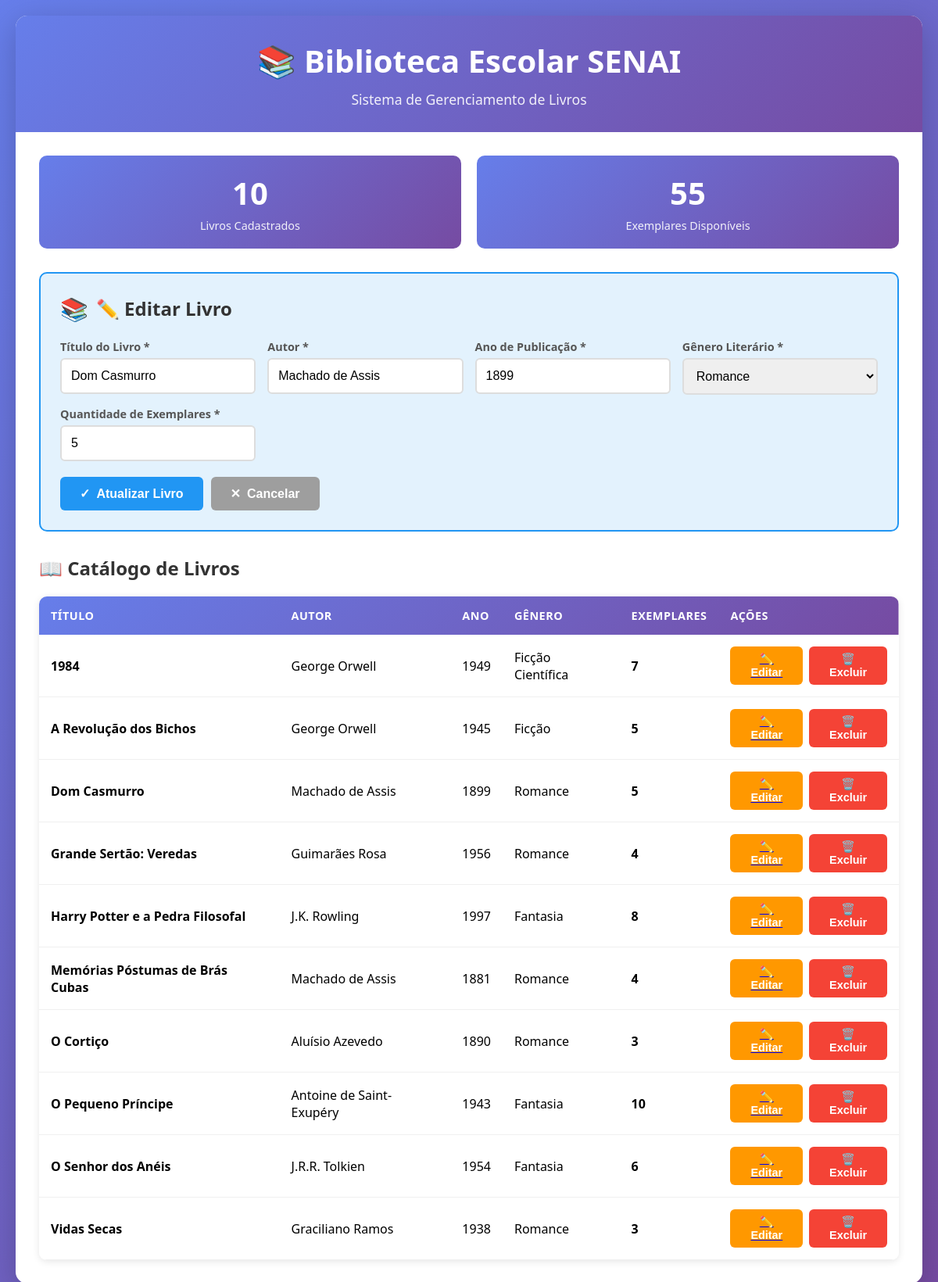
Screenshot of /View/index.php?editar=Dom+Casmurro with the database file from the repository.
### tables this page shows
CREATE TABLE IF NOT EXISTS livros (
    id INT AUTO_INCREMENT PRIMARY KEY,
    titulo VARCHAR(200) NOT NULL,
    autor VARCHAR(150) NOT NULL,
    ano INT NOT NULL,
    genero VARCHAR(100) NOT NULL,
    quantidade INT NOT NULL,
    data_cadastro TIMESTAMP DEFAULT CURRENT_TIMESTAMP
);

### Model/Connection.php (called while the page is built, shortened)
<?php
class Connection {
    private static $instance = null;
    public static function getInstance() {
        if (!self::$instance) {
            try {
                $host = 'localhost';
                $dbname = 'biblioteca_escolar';
                $user = 'root';
                $pass = 'senaisp';
                self::$instance = new PDO(
                    "mysql:host=$host;charset=utf8mb4",
                    $user,
                    $pass
                );
                self::$instance->setAttribute(PDO::ATTR_ERRMODE, PDO::ERRMODE_EXCEPTION);
                self::$instance->exec("CREATE DATABASE IF NOT EXISTS $dbname CHARACTER SET utf8mb4 COLLATE utf8mb4_general_ci");
                self::$instance->exec("USE $dbname");
            } catch (PDOException $e) {
                die("Erro ao conectar ao MySQL: " . $e->getMessage());
            }
        }
        return self::$instance;
    }
}
?>

### Model/LivroDAO.php (called while the page is built, shortened)
<?php
require_once __DIR__ . '/Livro.php';
require_once __DIR__ . '/Connection.php';
class LivroDAO {
    private $conn;
    public function __construct() {
        $this->conn = Connection::getInstance();
        $this->conn->exec("
            CREATE TABLE IF NOT EXISTS livros (
                id INT AUTO_INCREMENT PRIMARY KEY,
                titulo VARCHAR(200) NOT NULL,
                autor VARCHAR(150) NOT NULL,
                ano INT NOT NULL,
                genero VARCHAR(100) NOT NULL,
                quantidade INT NOT NULL
            )
        ");
    }
    public function lerLivros() {
        $stmt = $this->conn->query("SELECT * FROM livros ORDER BY titulo");
        $result = [];
        while ($row = $stmt->fetch(PDO::FETCH_ASSOC)) {
            $result[] = new Livro(
                $row['titulo'],
                $row['autor'],
                $row['ano'],
                $row['genero'],
                $row['quantidade']
            );
        }
        return $result;
    }
    public function buscarPorTitulo($titulo) {
        $stmt = $this->conn->prepare("SELECT * FROM livros WHERE titulo = :titulo LIMIT 1");
        $stmt->execute([':titulo' => $titulo]);
        $row = $stmt->fetch(PDO::FETCH_ASSOC);
        if ($row) {
            return new Livro(
                $row['titulo'],
                $row['autor'],
                $row['ano'],
                $row['genero'],
                $row['quantidade']
            );
        }
        return null;
    }
}
?>

### Controller/LivroController.php (called while the page is built, shortened)
<?php
require_once __DIR__ . "/../Model/LivroDAO.php";
require_once __DIR__ . "/../Model/Livro.php";
class LivroController {
    private $dao;
    public function __construct() {
        $this->dao = new LivroDAO();
    }
    public function ler() {
        return $this->dao->lerLivros();
    }
    public function buscarPorTitulo($titulo) {
        return $this->dao->buscarPorTitulo($titulo);
    }
}
?>

### Model/Livro.php (called while the page is built, shortened)
<?php
class Livro {
    private $titulo;
    private $autor;
    private $ano;
    private $genero;
    private $quantidade;
    public function __construct($titulo, $autor, $ano, $genero, $quantidade) {
        $this->titulo = $titulo;
        $this->autor = $autor;
        $this->ano = $ano;
        $this->genero = $genero;
        $this->quantidade = $quantidade;
    }
    public function getTitulo()
    {
        return $this->titulo;
    }
    public function getAutor()
    {
        return $this->autor;
    }
    public function getAno()
    {
        return $this->ano;
    }
    public function getGenero()
    {
        return $this->genero;
    }
    public function getQuantidade()
    {
        return $this->quantidade;
    }
}
?>

### View/index.php (the view, shortened to what this page needs)
<?php
require_once __DIR__ . '/../Controller/LivroController.php';
$controller = new LivroController();
$editando = false;
$livroEditar = null;
if (isset($_GET['editar'])) {
    $editando = true;
    $livroEditar = $controller->buscarPorTitulo($_GET['editar']);
}
$livros = $controller->ler();
?>
<!DOCTYPE html>
<html lang="pt-BR">
<head>
</head>
<body>
    <div class="container">
        <div class="header">
            <h1>📚 Biblioteca Escolar SENAI</h1>
            <p>Sistema de Gerenciamento de Livros</p>
        </div>
        <div class="content">
            <div class="stats">
                <div class="stat-card">
                    <div class="stat-number"><?php echo count($livros); ?></div>
                    <div class="stat-label">Livros Cadastrados</div>
                </div>
                <div class="stat-card">
                    <div class="stat-number">
                        <?php
                        $total = 0;
                        foreach ($livros as $livro) {
                            $total += $livro->getQuantidade();
                        }
                        echo $total;
                        ?>
                    </div>
                    <div class="stat-label">Exemplares Disponíveis</div>
                </div>
            </div>
            <div class="form-container <?php echo $editando ? 'editing' : ''; ?>">
                <h2 class="form-title">
                    <?php echo $editando ? '✏️ Editar Livro' : '➕ Cadastrar Novo Livro'; ?>
                </h2>
                <form method="POST">
                    <div class="form-grid">
                        <div class="form-group">
                            <label>Título do Livro *</label>
                            <input type="text" name="titulo"
                                   value="<?php echo $editando && $livroEditar ? htmlspecialchars($livroEditar->getTitulo()) : ''; ?>"
                                   placeholder="Ex: Dom Casmurro" required>
                        </div>
                        <div class="form-group">
                            <label>Autor *</label>
                            <input type="text" name="autor"
                                   value="<?php echo $editando && $livroEditar ? htmlspecialchars($livroEditar->getAutor()) : ''; ?>"
                                   placeholder="Ex: Machado de Assis" required>
                        </div>
                        <div class="form-group">
                            <label>Ano de Publicação *</label>
                            <input type="number" name="ano" min="1000" max="2025"
                                   value="<?php echo $editando && $livroEditar ? $livroEditar->getAno() : ''; ?>"
                                   placeholder="Ex: 1899" required>
                        </div>
                        <div class="form-group">
                            <label>Gênero Literário *</label>
                            <select name="genero" required>
                                <option value="Romance" <?php echo ($editando && $livroEditar && $livroEditar->getGenero() === 'Romance') ? 'selected' : ''; ?>>Romance</option>
                            </select>
                        </div>
                        <div class="form-group">
                            <label>Quantidade de Exemplares *</label>
                            <input type="number" name="quantidade" min="1"
                                   value="<?php echo $editando && $livroEditar ? $livroEditar->getQuantidade() : ''; ?>"
                                   placeholder="Ex: 5" required>
                        </div>
                    </div>
                    <div class="button-group">
                        <?php if ($editando): ?>
                            <button type="submit" class="btn-atualizar">
                                <span>✓</span> Atualizar Livro
                            </button>
                            <a href="<?php echo $_SERVER['PHP_SELF']; ?>" style="text-decoration: none;">
                                <button type="button" class="btn-cancelar">
                                    <span>✕</span> Cancelar
                                </button>
                            </a>
                        <?php else: ?>
                            <button type="submit" class="btn-salvar">
                                <span>+</span> Salvar Livro
                            </button>
                        <?php endif; ?>
                    </div>
                </form>
            </div>
            <h2 style="margin-bottom: 20px; color: #333;">📖 Catálogo de Livros</h2>
            <div class="table-container">
                <table>
                    <thead>
                        <tr>
                            <th>Título</th>
                            <th>Autor</th>
                            <th>Ano</th>
                            <th>Gênero</th>
                            <th>Exemplares</th>
                            <th>Ações</th>
                        </tr>
                    </thead>
                    <tbody>
                        <?php if (empty($livros)): ?>
                        <tr>
                            <td colspan="6">
                                <div class="empty-state">
                                    <p style="font-size: 1.2em; margin-bottom: 10px;">Nenhum livro cadastrado</p>
                                    <p>Comece adicionando o primeiro livro ao acervo!</p>
                                </div>
                            </td>
                        </tr>
                        <?php else: ?>
                            <?php foreach ($livros as $livro): ?>
                            <tr>
                                <td><strong><?php echo htmlspecialchars($livro->getTitulo()); ?></strong></td>
                                <td><?php echo htmlspecialchars($livro->getAutor()); ?></td>
                                <td><?php echo htmlspecialchars($livro->getAno()); ?></td>
                                <td><?php echo htmlspecialchars($livro->getGenero()); ?></td>
                                <td><strong><?php echo htmlspecialchars($livro->getQuantidade()); ?></strong></td>
                                <td>
                                    <div class="action-buttons">
                                        <a href="?editar=<?php echo urlencode($livro->getTitulo()); ?>">
                                            <button type="button" class="btn-editar">✏️ Editar</button>
                                        </a>
                                        <form method="POST" style="display: inline;">
                                            <button type="submit" class="btn-excluir"
                                                    onclick="return confirm('Tem certeza que deseja excluir o livro \'<?php echo htmlspecialchars($livro->getTitulo()); ?>\'?');">
                                                🗑️ Excluir
                                            </button>
                                        </form>
                                    </div>
                                </td>
                            </tr>
                            <?php endforeach; ?>
                        <?php endif; ?>
                    </tbody>
                </table>
            </div>
        </div>
    </div>
</body>
</html>

### View/index.php (style rules this page uses)
* { margin: 0; padding: 0; box-sizing: border-box; }
body { font-family: 'Segoe UI', Tahoma, Geneva, Verdana, sans-serif; background: linear-gradient(135deg, #667eea 0%, #764ba2 100%); min-height: 100vh; padding: 20px; }
.container { max-width: 1200px; margin: 0 auto; background: white; border-radius: 15px; box-shadow: 0 10px 40px rgba(0,0,0,0.2); overflow: hidden; }
.header { background: linear-gradient(135deg, #667eea 0%, #764ba2 100%); color: white; padding: 30px; text-align: center; }
.header h1 { font-size: 2.5em; margin-bottom: 10px; }
.header p { font-size: 1.1em; opacity: 0.9; }
.content { padding: 30px; }
.form-container { background: #f8f9fa; padding: 25px; border-radius: 10px; margin-bottom: 30px; border: 2px solid #e9ecef; }
.form-container.editing { border: 2px solid #2196F3; background: #e3f2fd; }
.form-title { color: #333; margin-bottom: 20px; font-size: 1.5em; display: flex; align-items: center; gap: 10px; }
.form-title::before { content: "📚"; font-size: 1.2em; }
.form-grid { display: grid; grid-template-columns: repeat(auto-fit, minmax(250px, 1fr)); gap: 15px; margin-bottom: 20px; }
.form-group { display: flex; flex-direction: column; }
label { font-weight: 600; color: #555; margin-bottom: 5px; font-size: 0.9em; }
input, select { padding: 12px; border: 2px solid #ddd; border-radius: 6px; font-size: 1em; transition: all 0.3s; }
.button-group { display: flex; gap: 10px; margin-top: 20px; }
button { padding: 12px 25px; border: none; border-radius: 6px; font-size: 1em; font-weight: 600; cursor: pointer; transition: all 0.3s; display: flex; align-items: center; gap: 8px; }
.btn-atualizar { background: #2196F3; color: white; }
.btn-cancelar { background: #9E9E9E; color: white; }
.table-container { overflow-x: auto; border-radius: 10px; box-shadow: 0 2px 10px rgba(0,0,0,0.1); }
table { width: 100%; border-collapse: collapse; background: white; }
thead { background: linear-gradient(135deg, #667eea 0%, #764ba2 100%); color: white; }
th { padding: 15px; text-align: left; font-weight: 600; text-transform: uppercase; font-size: 0.9em; letter-spacing: 0.5px; }
td { padding: 15px; border-bottom: 1px solid #f0f0f0; }
tbody tr { transition: background 0.3s; }
.action-buttons { display: flex; gap: 8px; }
.btn-editar { background: #FF9800; color: white; padding: 8px 15px; font-size: 0.9em; }
.btn-excluir { background: #f44336; color: white; padding: 8px 15px; font-size: 0.9em; }
.stats { display: grid; grid-template-columns: repeat(auto-fit, minmax(200px, 1fr)); gap: 20px; margin-bottom: 30px; }
.stat-card { background: linear-gradient(135deg, #667eea 0%, #764ba2 100%); color: white; padding: 20px; border-radius: 10px; text-align: center; }
.stat-number { font-size: 2.5em; font-weight: bold; margin-bottom: 5px; }
.stat-label { opacity: 0.9; font-size: 0.9em; }

### rows the page displays
livros: titulo "Dom Casmurro", autor "Machado de Assis", ano "1899", genero "Romance", quantidade "5"
livros: titulo "1984", autor "George Orwell", ano "1949", genero "Ficção Científica", quantidade "7"
livros: titulo "A Revolução dos Bichos", autor "George Orwell", ano "1945", genero "Ficção", quantidade "5"
livros: titulo "Grande Sertão: Veredas", autor "Guimarães Rosa", ano "1956", genero "Romance", quantidade "4"
livros: titulo "Harry Potter e a Pedra Filosofal", autor "J.K. Rowling", ano "1997", genero "Fantasia", quantidade "8"
livros: titulo "Memórias Póstumas de Brás Cubas", autor "Machado de Assis", ano "1881", genero "Romance", quantidade "4"
livros: titulo "O Cortiço", autor "Aluísio Azevedo", ano "1890", genero "Romance", quantidade "3"
livros: titulo "O Pequeno Príncipe", autor "Antoine de Saint-Exupéry", ano "1943", genero "Fantasia", quantidade "10"
livros: titulo "O Senhor dos Anéis", autor "J.R.R. Tolkien", ano "1954", genero "Fantasia", quantidade "6"
livros: titulo "Vidas Secas", autor "Graciliano Ramos", ano "1938", genero "Romance", quantidade "3"

### other values shown
count($livros) "10"
$total "55"
